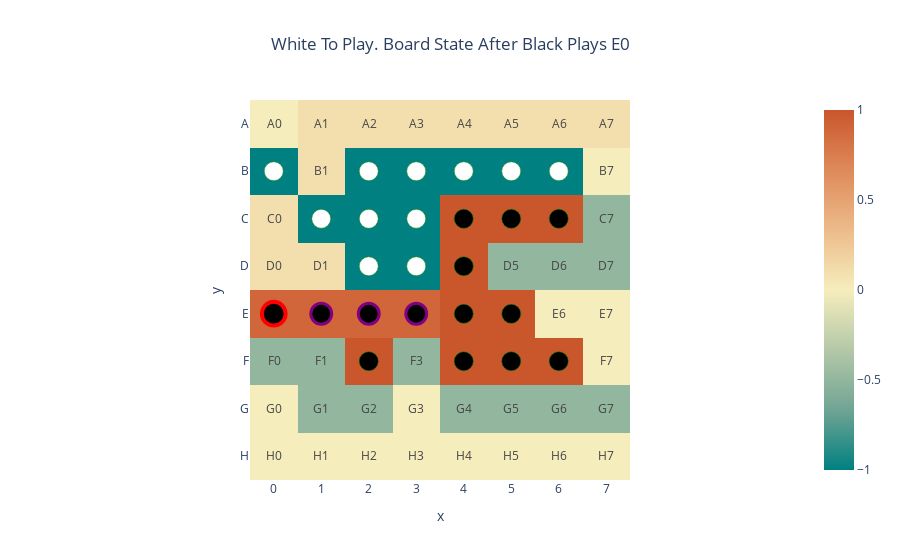
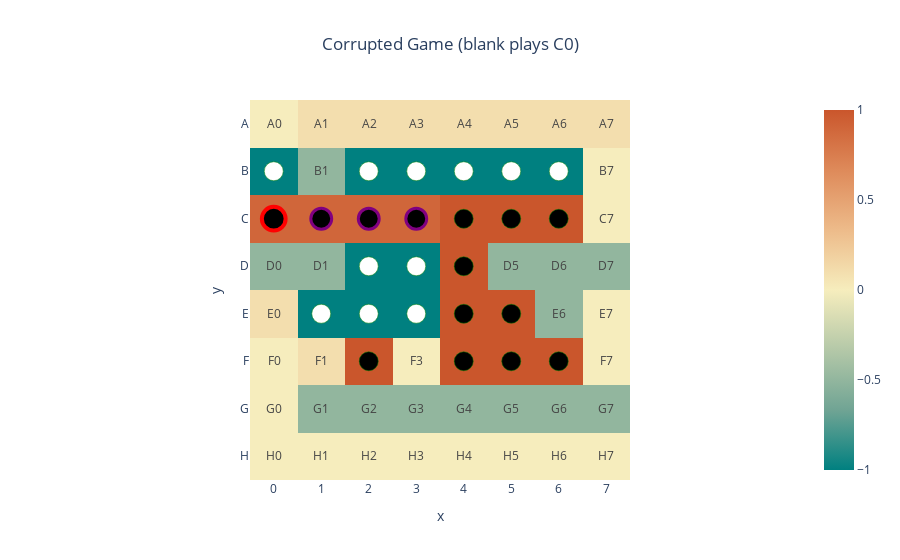

Source (notebook cell) for these figures, in order:
### Code cell
game_index = 4
move = 20
plot_single_board(focus_games_string[game_index, :move+1])
plot_single_board(focus_games_string[game_index, :move].tolist()+[16], title="Corrupted Game (blank plays C0)")

### Figure 1 — Plotly figure (JSON) as saved in the notebook; plotly's stock layout.template omitted (floating-point values rounded to 4 significant figures)
{"data": [{"coloraxis": "coloraxis", "customdata": [["I:1<br>S:0", "I:2<br>S:1", "I:3<br>S:2", "I:4<br>S:3", "I:5<br>S:4", "I:6<br>S:5", "I:7<br>S:6", "I:8<br>S:7"], ["I:9<br>S:8", "I:10<br>S:9", "I:11<br>S:10", "I:12<br>S:11", "I:13<br>S:12", "I:14<br>S:13", "I:15<br>S:14", "I:16<br>S:15"], ["I:17<br>S:16", "I:18<br>S:17", "I:19<br>S:18", "I:20<br>S:19", "I:21<br>S:20", "I:22<br>S:21", "I:23<br>S:22", "I:24<br>S:23"], ["I:25<br>S:24", "I:26<br>S:25", "I:27<br>S:26", "I:X<br>S:27", "I:X<br>S:28", "I:28<br>S:29", "I:29<br>S:30", "I:30<br>S:31"], ["I:31<br>S:32", "I:32<br>S:33", "I:33<br>S:34", "I:X<br>S:35", "I:X<br>S:36", "I:34<br>S:37", "I:35<br>S:38", "I:36<br>S:39"], ["I:37<br>S:40", "I:38<br>S:41", "I:39<br>S:42", "I:40<br>S:43", "I:41<br>S:44", "I:42<br>S:45", "I:43<br>S:46", "I:44<br>S:47"], ["I:45<br>S:48", "I:46<br>S:49", "I:47<br>S:50", "I:48<br>S:51", "I:49<br>S:52", "I:50<br>S:53", "I:51<br>S:54", "I:52<br>S:55"], ["I:53<br>S:56", "I:54<br>S:57", "I:55<br>S:58", "I:56<br>S:59", "I:57<br>S:60", "I:58<br>S:61", "I:59<br>S:62", "I:60<br>S:63"]], "hovertemplate": "<b>%{y}%{x}</b><br>%{customdata}<extra></extra>", "name": "0", "text": [["A0", "A1", "A2", "A3", "A4", "A5", "A6", "A7"], ["", "B1", "", "", "", "", "", "B7"], ["C0", "", "", "", "", "", "", "C7"], ["D0", "D1", "", "", "", "D5", "D6", "D7"], ["", "", "", "", "", "", "E6", "E7"], ["F0", "F1", "", "F3", "", "", "", "F7"], ["G0", "G1", "G2", "G3", "G4", "G5", "G6", "G7"], ["H0", "H1", "H2", "H3", "H4", "H5", "H6", "H7"]], "texttemplate": "%{text}", "type": "heatmap", "x": ["0", "1", "2", "3", "4", "5", "6", "7"], "xaxis": "x", "y": ["A", "B", "C", "D", "E", "F", "G", "H"], "yaxis": "y", "z": [[0, 0.1, 0.1, 0.1, 0.1, 0.1, 0.1, 0.1], [-1, 0.1, -1, -1, -1, -1, -1, 0], [0.1, -1, -1, -1, 1, 1, 1, -0.5], [0.1, 0.1, -1, -1, 1, -0.5, -0.5, -0.5], [0.9, 0.9, 0.9, 0.9, 1, 1, 0, 0], [-0.5, -0.5, 1, -0.5, 1, 1, 1, 0], [0, -0.5, -0.5, 0, -0.5, -0.5, -0.5, -0.5], [0, 0, 0, 0, 0, 0, 0, 0]]}], "layout": {"coloraxis": {"cmid": 0, "colorscale": [[0, "rgb(0, 128, 128)"], [0.1667, "rgb(112, 164, 148)"], [0.3333, "rgb(180, 200, 168)"], [0.5, "rgb(246, 237, 189)"], [0.6667, "rgb(237, 187, 138)"], [0.8333, "rgb(222, 138, 90)"], [1, "rgb(202, 86, 44)"]]}, "shapes": [{"fillcolor": "white", "line": {"color": "green", "width": 0.5}, "type": "circle", "x0": -0.2, "x1": 0.2, "y0": 0.8, "y1": 1.2}, {"fillcolor": "white", "line": {"color": "green", "width": 0.5}, "type": "circle", "x0": 1.8, "x1": 2.2, "y0": 0.8, "y1": 1.2}, {"fillcolor": "white", "line": {"color": "green", "width": 0.5}, "type": "circle", "x0": 2.8, "x1": 3.2, "y0": 0.8, "y1": 1.2}, {"fillcolor": "white", "line": {"color": "green", "width": 0.5}, "type": "circle", "x0": 3.8, "x1": 4.2, "y0": 0.8, "y1": 1.2}, {"fillcolor": "white", "line": {"color": "green", "width": 0.5}, "type": "circle", "x0": 4.8, "x1": 5.2, "y0": 0.8, "y1": 1.2}, {"fillcolor": "white", "line": {"color": "green", "width": 0.5}, "type": "circle", "x0": 5.8, "x1": 6.2, "y0": 0.8, "y1": 1.2}, {"fillcolor": "white", "line": {"color": "green", "width": 0.5}, "type": "circle", "x0": 0.8, "x1": 1.2, "y0": 1.8, "y1": 2.2}, {"fillcolor": "white", "line": {"color": "green", "width": 0.5}, "type": "circle", "x0": 1.8, "x1": 2.2, "y0": 1.8, "y1": 2.2}, {"fillcolor": "white", "line": {"color": "green", "width": 0.5}, "type": "circle", "x0": 2.8, "x1": 3.2, "y0": 1.8, "y1": 2.2}, {"fillcolor": "black", "line": {"color": "green", "width": 0.5}, "type": "circle", "x0": 3.8, "x1": 4.2, "y0": 1.8, "y1": 2.2}, {"fillcolor": "black", "line": {"color": "green", "width": 0.5}, "type": "circle", "x0": 4.8, "x1": 5.2, "y0": 1.8, "y1": 2.2}, {"fillcolor": "black", "line": {"color": "green", "width": 0.5}, "type": "circle", "x0": 5.8, "x1": 6.2, "y0": 1.8, "y1": 2.2}, {"fillcolor": "white", "line": {"color": "green", "width": 0.5}, "type": "circle", "x0": 1.8, "x1": 2.2, "y0": 2.8, "y1": 3.2}, {"fillcolor": "white", "line": {"color": "green", "width": 0.5}, "type": "circle", "x0": 2.8, "x1": 3.2, "y0": 2.8, "y1": 3.2}, {"fillcolor": "black", "line": {"color": "green", "width": 0.5}, "type": "circle", "x0": 3.8, "x1": 4.2, "y0": 2.8, "y1": 3.2}, {"fillcolor": "black", "line": {"color": "red", "width": 4}, "type": "circle", "x0": -0.25, "x1": 0.25, "y0": 3.75, "y1": 4.25}, {"fillcolor": "black", "line": {"color": "purple", "width": 3}, "type": "circle", "x0": 0.78, "x1": 1.22, "y0": 3.78, "y1": 4.22}, {"fillcolor": "black", "line": {"color": "purple", "width": 3}, "type": "circle", "x0": 1.78, "x1": 2.22, "y0": 3.78, "y1": 4.22}, {"fillcolor": "black", "line": {"color": "purple", "width": 3}, "type": "circle", "x0": 2.78, "x1": 3.22, "y0": 3.78, "y1": 4.22}, {"fillcolor": "black", "line": {"color": "green", "width": 0.5}, "type": "circle", "x0": 3.8, "x1": 4.2, "y0": 3.8, "y1": 4.2}, {"fillcolor": "black", "line": {"color": "green", "width": 0.5}, "type": "circle", "x0": 4.8, "x1": 5.2, "y0": 3.8, "y1": 4.2}, {"fillcolor": "black", "line": {"color": "green", "width": 0.5}, "type": "circle", "x0": 1.8, "x1": 2.2, "y0": 4.8, "y1": 5.2}, {"fillcolor": "black", "line": {"color": "green", "width": 0.5}, "type": "circle", "x0": 3.8, "x1": 4.2, "y0": 4.8, "y1": 5.2}, {"fillcolor": "black", "line": {"color": "green", "width": 0.5}, "type": "circle", "x0": 4.8, "x1": 5.2, "y0": 4.8, "y1": 5.2}, {"fillcolor": "black", "line": {"color": "green", "width": 0.5}, "type": "circle", "x0": 5.8, "x1": 6.2, "y0": 4.8, "y1": 5.2}], "title": {"text": "White To Play. Board State After Black Plays E0 ", "x": 0.5}, "xaxis": {"anchor": "y", "constrain": "domain", "domain": [0, 1], "scaleanchor": "y", "title": {"text": "x"}}, "yaxis": {"anchor": "x", "autorange": "reversed", "constrain": "domain", "domain": [0, 1], "title": {"text": "y"}}}}

### Figure 2 — Plotly figure (JSON) as saved in the notebook; plotly's stock layout.template omitted (floating-point values rounded to 4 significant figures)
{"data": [{"coloraxis": "coloraxis", "customdata": [["I:1<br>S:0", "I:2<br>S:1", "I:3<br>S:2", "I:4<br>S:3", "I:5<br>S:4", "I:6<br>S:5", "I:7<br>S:6", "I:8<br>S:7"], ["I:9<br>S:8", "I:10<br>S:9", "I:11<br>S:10", "I:12<br>S:11", "I:13<br>S:12", "I:14<br>S:13", "I:15<br>S:14", "I:16<br>S:15"], ["I:17<br>S:16", "I:18<br>S:17", "I:19<br>S:18", "I:20<br>S:19", "I:21<br>S:20", "I:22<br>S:21", "I:23<br>S:22", "I:24<br>S:23"], ["I:25<br>S:24", "I:26<br>S:25", "I:27<br>S:26", "I:X<br>S:27", "I:X<br>S:28", "I:28<br>S:29", "I:29<br>S:30", "I:30<br>S:31"], ["I:31<br>S:32", "I:32<br>S:33", "I:33<br>S:34", "I:X<br>S:35", "I:X<br>S:36", "I:34<br>S:37", "I:35<br>S:38", "I:36<br>S:39"], ["I:37<br>S:40", "I:38<br>S:41", "I:39<br>S:42", "I:40<br>S:43", "I:41<br>S:44", "I:42<br>S:45", "I:43<br>S:46", "I:44<br>S:47"], ["I:45<br>S:48", "I:46<br>S:49", "I:47<br>S:50", "I:48<br>S:51", "I:49<br>S:52", "I:50<br>S:53", "I:51<br>S:54", "I:52<br>S:55"], ["I:53<br>S:56", "I:54<br>S:57", "I:55<br>S:58", "I:56<br>S:59", "I:57<br>S:60", "I:58<br>S:61", "I:59<br>S:62", "I:60<br>S:63"]], "hovertemplate": "<b>%{y}%{x}</b><br>%{customdata}<extra></extra>", "name": "0", "text": [["A0", "A1", "A2", "A3", "A4", "A5", "A6", "A7"], ["", "B1", "", "", "", "", "", "B7"], ["", "", "", "", "", "", "", "C7"], ["D0", "D1", "", "", "", "D5", "D6", "D7"], ["E0", "", "", "", "", "", "E6", "E7"], ["F0", "F1", "", "F3", "", "", "", "F7"], ["G0", "G1", "G2", "G3", "G4", "G5", "G6", "G7"], ["H0", "H1", "H2", "H3", "H4", "H5", "H6", "H7"]], "texttemplate": "%{text}", "type": "heatmap", "x": ["0", "1", "2", "3", "4", "5", "6", "7"], "xaxis": "x", "y": ["A", "B", "C", "D", "E", "F", "G", "H"], "yaxis": "y", "z": [[0, 0.1, 0.1, 0.1, 0.1, 0.1, 0.1, 0.1], [-1, -0.5, -1, -1, -1, -1, -1, 0], [0.9, 0.9, 0.9, 0.9, 1, 1, 1, 0], [-0.5, -0.5, -1, -1, 1, -0.5, -0.5, -0.5], [0.1, -1, -1, -1, 1, 1, -0.5, 0], [0, 0.1, 1, 0, 1, 1, 1, 0], [0, -0.5, -0.5, -0.5, -0.5, -0.5, -0.5, -0.5], [0, 0, 0, 0, 0, 0, 0, 0]]}], "layout": {"coloraxis": {"cmid": 0, "colorscale": [[0, "rgb(0, 128, 128)"], [0.1667, "rgb(112, 164, 148)"], [0.3333, "rgb(180, 200, 168)"], [0.5, "rgb(246, 237, 189)"], [0.6667, "rgb(237, 187, 138)"], [0.8333, "rgb(222, 138, 90)"], [1, "rgb(202, 86, 44)"]]}, "shapes": [{"fillcolor": "white", "line": {"color": "green", "width": 0.5}, "type": "circle", "x0": -0.2, "x1": 0.2, "y0": 0.8, "y1": 1.2}, {"fillcolor": "white", "line": {"color": "green", "width": 0.5}, "type": "circle", "x0": 1.8, "x1": 2.2, "y0": 0.8, "y1": 1.2}, {"fillcolor": "white", "line": {"color": "green", "width": 0.5}, "type": "circle", "x0": 2.8, "x1": 3.2, "y0": 0.8, "y1": 1.2}, {"fillcolor": "white", "line": {"color": "green", "width": 0.5}, "type": "circle", "x0": 3.8, "x1": 4.2, "y0": 0.8, "y1": 1.2}, {"fillcolor": "white", "line": {"color": "green", "width": 0.5}, "type": "circle", "x0": 4.8, "x1": 5.2, "y0": 0.8, "y1": 1.2}, {"fillcolor": "white", "line": {"color": "green", "width": 0.5}, "type": "circle", "x0": 5.8, "x1": 6.2, "y0": 0.8, "y1": 1.2}, {"fillcolor": "black", "line": {"color": "red", "width": 4}, "type": "circle", "x0": -0.25, "x1": 0.25, "y0": 1.75, "y1": 2.25}, {"fillcolor": "black", "line": {"color": "purple", "width": 3}, "type": "circle", "x0": 0.78, "x1": 1.22, "y0": 1.78, "y1": 2.22}, {"fillcolor": "black", "line": {"color": "purple", "width": 3}, "type": "circle", "x0": 1.78, "x1": 2.22, "y0": 1.78, "y1": 2.22}, {"fillcolor": "black", "line": {"color": "purple", "width": 3}, "type": "circle", "x0": 2.78, "x1": 3.22, "y0": 1.78, "y1": 2.22}, {"fillcolor": "black", "line": {"color": "green", "width": 0.5}, "type": "circle", "x0": 3.8, "x1": 4.2, "y0": 1.8, "y1": 2.2}, {"fillcolor": "black", "line": {"color": "green", "width": 0.5}, "type": "circle", "x0": 4.8, "x1": 5.2, "y0": 1.8, "y1": 2.2}, {"fillcolor": "black", "line": {"color": "green", "width": 0.5}, "type": "circle", "x0": 5.8, "x1": 6.2, "y0": 1.8, "y1": 2.2}, {"fillcolor": "white", "line": {"color": "green", "width": 0.5}, "type": "circle", "x0": 1.8, "x1": 2.2, "y0": 2.8, "y1": 3.2}, {"fillcolor": "white", "line": {"color": "green", "width": 0.5}, "type": "circle", "x0": 2.8, "x1": 3.2, "y0": 2.8, "y1": 3.2}, {"fillcolor": "black", "line": {"color": "green", "width": 0.5}, "type": "circle", "x0": 3.8, "x1": 4.2, "y0": 2.8, "y1": 3.2}, {"fillcolor": "white", "line": {"color": "green", "width": 0.5}, "type": "circle", "x0": 0.8, "x1": 1.2, "y0": 3.8, "y1": 4.2}, {"fillcolor": "white", "line": {"color": "green", "width": 0.5}, "type": "circle", "x0": 1.8, "x1": 2.2, "y0": 3.8, "y1": 4.2}, {"fillcolor": "white", "line": {"color": "green", "width": 0.5}, "type": "circle", "x0": 2.8, "x1": 3.2, "y0": 3.8, "y1": 4.2}, {"fillcolor": "black", "line": {"color": "green", "width": 0.5}, "type": "circle", "x0": 3.8, "x1": 4.2, "y0": 3.8, "y1": 4.2}, {"fillcolor": "black", "line": {"color": "green", "width": 0.5}, "type": "circle", "x0": 4.8, "x1": 5.2, "y0": 3.8, "y1": 4.2}, {"fillcolor": "black", "line": {"color": "green", "width": 0.5}, "type": "circle", "x0": 1.8, "x1": 2.2, "y0": 4.8, "y1": 5.2}, {"fillcolor": "black", "line": {"color": "green", "width": 0.5}, "type": "circle", "x0": 3.8, "x1": 4.2, "y0": 4.8, "y1": 5.2}, {"fillcolor": "black", "line": {"color": "green", "width": 0.5}, "type": "circle", "x0": 4.8, "x1": 5.2, "y0": 4.8, "y1": 5.2}, {"fillcolor": "black", "line": {"color": "green", "width": 0.5}, "type": "circle", "x0": 5.8, "x1": 6.2, "y0": 4.8, "y1": 5.2}], "title": {"text": "Corrupted Game (blank plays C0)", "x": 0.5}, "xaxis": {"anchor": "y", "constrain": "domain", "domain": [0, 1], "scaleanchor": "y", "title": {"text": "x"}}, "yaxis": {"anchor": "x", "autorange": "reversed", "constrain": "domain", "domain": [0, 1], "title": {"text": "y"}}}}
